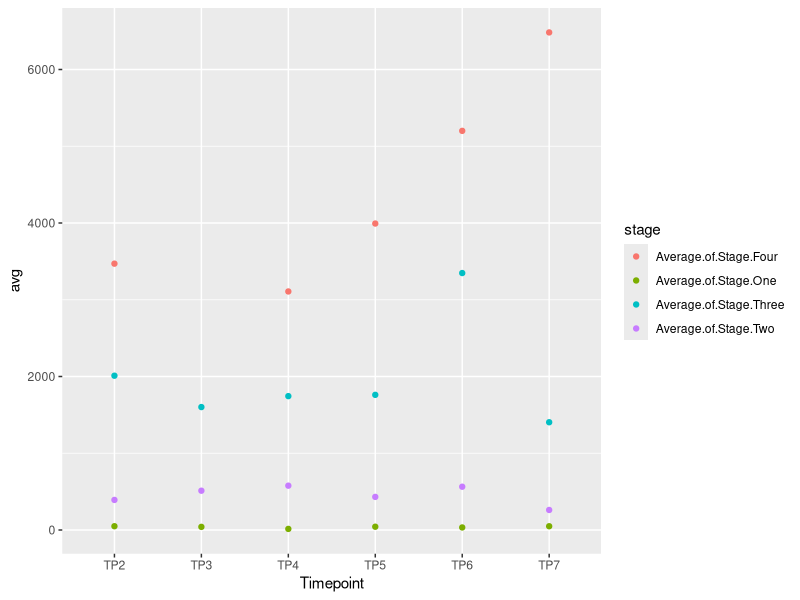
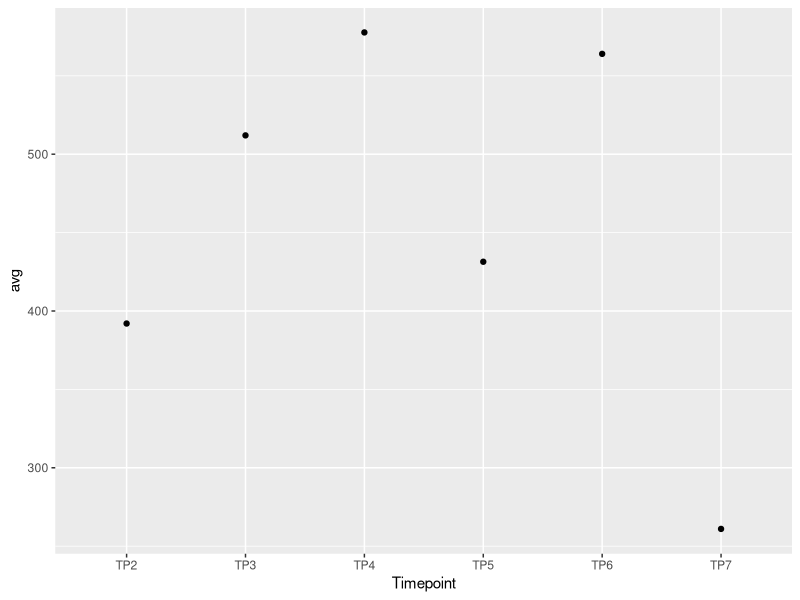
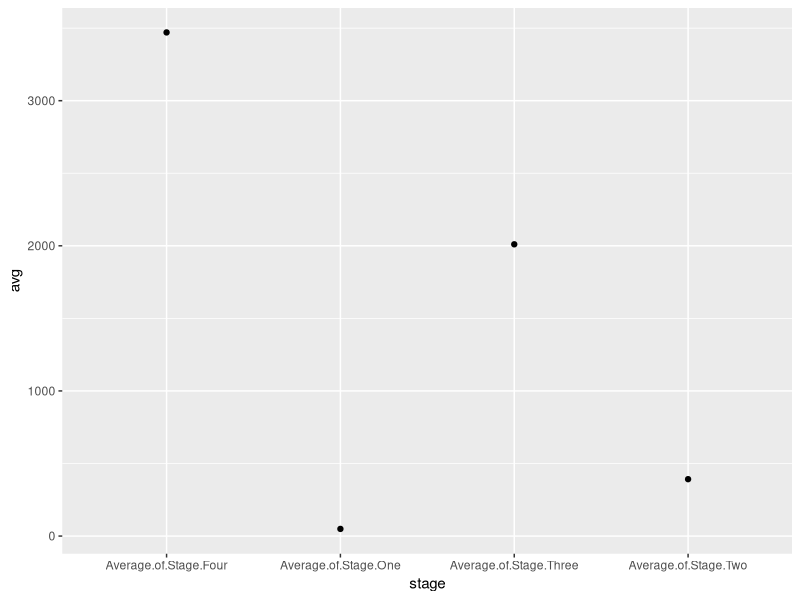

R code for these plots, in order:
## ---- chunk 1
knitr::opts_chunk$set(echo = TRUE)

library(tidyverse)
## ---- chunk 2
Size  <- read.csv("data/Size.csv", header = T, na.strings = c("", "NA")) %>% 
  select(Coral.ID, Treatment, Timepoint, Sex, Scale, Average.of.Stage.One, Average.of.Stage.Two, Average.of.Stage.Three, Average.of.Stage.Four, Average.of.Stage.Five, Total.Gamates)

######### Include Site eventually 
## ---- chunk 3
Size_female <- Size %>% 
  filter(Sex == "Female") %>%
  filter(Treatment == "Field") %>%
  filter(!Timepoint == "TP0") # remove random AST sample that is labeled as FLD 

# Make avg columns numeric 
Size_female$Average.of.Stage.One <- as.numeric(Size_female$Average.of.Stage.One)
Size_female$Average.of.Stage.Two <- as.numeric(Size_female$Average.of.Stage.Two)
Size_female$Average.of.Stage.Three <- as.numeric(Size_female$Average.of.Stage.Three)
Size_female$Average.of.Stage.Four <- as.numeric(Size_female$Average.of.Stage.Four)
Size_female$Average.of.Stage.Five <- as.numeric(Size_female$Average.of.Stage.Five)
## ---- chunk 4
Size_female_long <- gather(Size_female, stage, value, Average.of.Stage.One:Average.of.Stage.Four) %>% 
  select(Coral.ID, Treatment, Timepoint, Sex, stage, value) %>% 
  na.omit()
## ---- chunk 5

blah <- Size_female_long %>%
  group_by(Timepoint, stage) %>%
  summarise(avg = mean(value),
            sd = sd(value))

ggplot(blah, aes(y=avg, x=Timepoint, color = stage)) + 
  geom_point()



blah_tp2 <- blah %>% 
  filter(stage == "Average.of.Stage.Two")

ggplot(blah_tp2, aes(y=avg, x=Timepoint)) + 
  geom_point()

blah_tp2 <- blah %>% 
  filter(Timepoint == "TP2")

ggplot(blah_tp2, aes(y=avg, x=stage)) + 
  geom_point()









test <- Size_female %>% 
  group_by(Timepoint) %>%
  summarise(avg1 = mean(Average.of.Stage.One),
            sd1 = sd(Average.of.Stage.One))

test2 <- Size_female %>% 
  group_by(Timepoint) %>%
  summarise(avg2 = mean(Average.of.Stage.Two),
            sd2 = sd(Average.of.Stage.Two))

test3 <- Size_female %>% 
  group_by(Timepoint) %>%
  summarise(avg3 = mean(Average.of.Stage.Three),
            sd3 = sd(Average.of.Stage.Three))

test4 <- Size_female %>% 
  group_by(Timepoint) %>%
  summarise(avg4 = mean(Average.of.Stage.Four),
            sd4 = sd(Average.of.Stage.Four))

df_list <- list(test, test2, test3, test4)

# merge all dfs together 
all <- df_list %>%
  reduce(full_join, by = "Timepoint")
